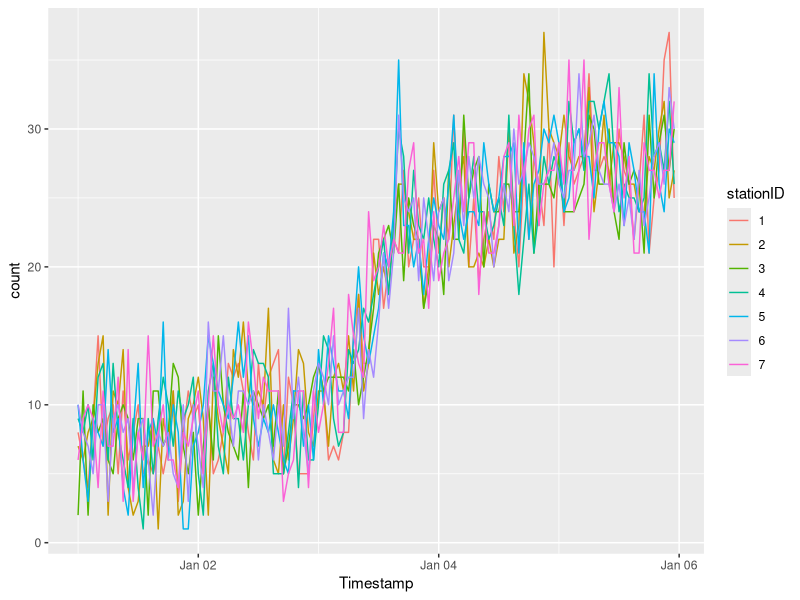

Generate this figure with R: (Note: this script raises an error after producing the figure.)
library(tidyverse)
library(lubridate)


bl <- c(7.305760898413239, 52.135617861212616)
tr <- c(7.352510523583692, 52.157406812472374)
num_samples <- 7
num_days <- 5
num_timesteps <- num_days * 24

lat <- runif(num_samples, min = bl[2], max = tr[2])
lng <- runif(num_samples, min = bl[1], max = tr[1])
random_walk <- abs(cumsum(rnorm(num_timesteps))) + runif(1, 5, 30)

data_points <- tibble(
  Timestamp = seq.POSIXt(from=dmy_hm("01-01-2023 00:00"), by = "hour", length.out = num_timesteps),
  locations = replicate(
    length(Timestamp),
    tibble(
      lat = lat,
      lng = lng
    ),
    simplify = F
  ),
) %>%
  unnest(locations) %>%
  group_by(lat, lng) %>%
  mutate(
    count = abs(round(random_walk + rnorm(length(random_walk), sd = 3))),
  ) %>%
  nest() %>%
  ungroup() %>%
  mutate(stationID = factor(row_number())) %>%
  unnest(data)

data_points

ggplot(data_points, aes(x=Timestamp, y=count, color=stationID)) +
  geom_line()

save(data_points, file="data/samples.RData")


data_points %>%
  group_by(stationID) %>%
  nest() %>%
  ungroup() %>%
  mutate(selected = c(T, rep(F, n()-1))) %>%
  unnest(data) %>%
  ggplot(aes(x = Timestamp, y = count, color = stationID, alpha=selected, linewidth = selected)) +
  scale_alpha_manual(values = c(0.2, 1), guide = "none") +
  scale_linewidth_discrete(range = c(0.8,2)) +
  geom_line()
  # scale_linewidth_discrete(range = c(1,2))

